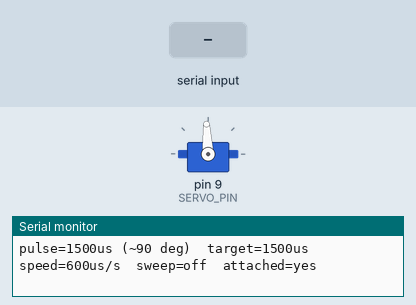
Recording of a sketch running on a simulated Arduino Uno, built with avr-gcc and run on an emulated ATmega328P. On the bench: servo, the last lines printed to the serial monitor. Inputs (shaded band) come from the test bench.

Above: at 1.2 s.
1.3 s: "u90\n" received over Serial
At 3.5 s:
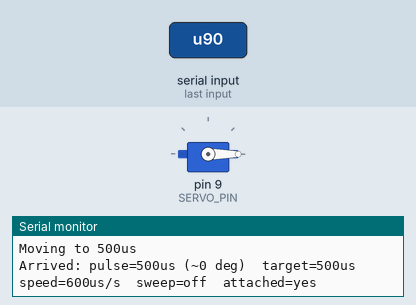
4.3 s: "s90\n" received over Serial
At 5.05 s:
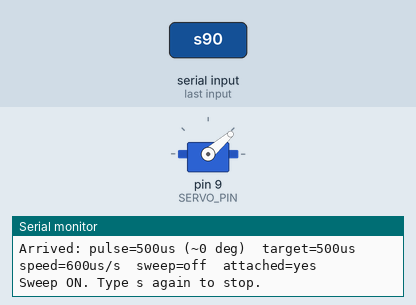
7.3 s: "a90\n" received over Serial
At 7.47 s:
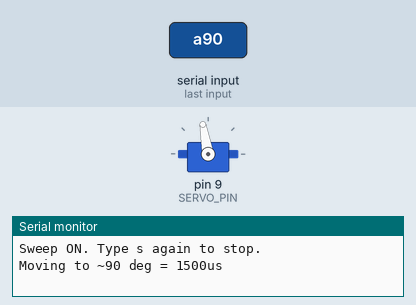
Timing chart, 0 to 10.3 s (numbered marks = the images above; inputs shaded):
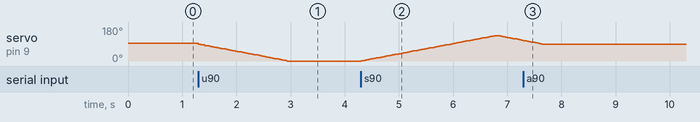

The sketch:

servo_sweep.ino
```cpp
/*
  servo_sweep.ino  —  Gesture Bloom, Phase 1
  ------------------------------------------------------------------
  What it is:   An interactive servo test bench, driven by commands
                you type into the Serial Monitor.
  Why it exists: Before a flower is attached, we need three facts about
                YOUR servo: that it's a 180° (positional) model, the
                pulse range where it moves freely without buzzing
                against its end stops, and that the power wiring holds
                up while it moves.
  How it fits:  It reuses both patterns from phase 0 (millis() timing,
                reading typed lines) and adds the third building block
                of the real firmware: moving at a limited speed toward
                a target, instead of jumping there at full speed.

  Commands (type, then press Enter; line ending = "New Line"):
    a90     go to 90 degrees (0–180, mapped onto PULSE_MIN..PULSE_MAX)
    u1500   go to a raw pulse width in microseconds (500–2500)
    s       start/stop a slow sweep between sweepLowUs and sweepHighUs
    v600    set the speed limit in µs per second (100–3000); higher = harsher
            starts = bigger current spikes (used in the power experiment)
    d       detach: stop sending pulses, the servo goes limp and quiet
    ?       print the current status
  ------------------------------------------------------------------
*/

#include <Servo.h>   // built into the Arduino IDE, nothing to install

// ---------- Settings ----------------------------------------------

const uint8_t SERVO_PIN = 9;          // orange servo wire goes to D9
const unsigned long BAUD_RATE = 115200;

// A hobby servo reads the WIDTH of a pulse sent every 20 ms:
// ~1500 µs = centre, shorter = one way, longer = the other way.
// 500–2500 µs is the widest range an MG996R might accept. Your servo
// may hit its internal end stop before these limits: that's what
// this phase finds out. Never command beyond these two numbers.
const int PULSE_MIN = 500;
const int PULSE_MAX = 2500;
const int PULSE_CENTER = 1500;

// The sweep starts deliberately narrow (roughly 45°–135°). Widen it
// only after checking the ends by hand with the u command.
int sweepLowUs = 1000;
int sweepHighUs = 2000;

// Speed limit: how many microseconds of pulse width the servo may
// change per second. 600 µs/s is about 54°/s, slow and easy to watch.
// The real firmware keeps a limit like this so the flower can't be yanked.
// It's a variable (not const) so the v command can change it while running.
const int SPEED_DEFAULT = 600;
const int SPEED_MIN = 100;
const int SPEED_MAX = 3000;
int speedUsPerSec = SPEED_DEFAULT;

// How often we nudge the servo toward its target. 20 ms matches the
// servo's own pulse rate, so every pulse carries a fresh position.
const unsigned long STEP_INTERVAL_MS = 20;


// ---------- State --------------------------------------------------

Servo servo;                      // the library object that makes the pulses
bool attached = false;            // are we currently sending pulses?
int currentUs = PULSE_CENTER;     // pulse width being sent right now
int targetUs = PULSE_CENTER;      // where we're heading
bool sweeping = false;            // is the slow sweep running?
unsigned long lastStepAt = 0;     // millis() of the last nudge

char lineBuffer[32];              // same line reader as phase 0
uint8_t lineLength = 0;

// ---------- Small helpers ------------------------------------------

// Keep any requested pulse inside the safe window.
int clampPulse(long us) {
  if (us < PULSE_MIN) return PULSE_MIN;
  if (us > PULSE_MAX) return PULSE_MAX;
  return (int)us;
}

// Degrees (0–180) → pulse width, using the same window.
int degreesToPulse(long deg) {
  if (deg < 0) deg = 0;
  if (deg > 180) deg = 180;
  return (int)map(deg, 0, 180, PULSE_MIN, PULSE_MAX);
}

// Pulse width → approximate degrees, just for printing.
int pulseToDegrees(int us) {
  return (int)map(us, PULSE_MIN, PULSE_MAX, 0, 180);
}

// Start sending pulses again after a 'd'. We write the current position
// BEFORE attaching, so the servo doesn't jump to the library's default
// (centre) for a moment.
void ensureAttached() {
  if (!attached) {
    servo.writeMicroseconds(currentUs);
    servo.attach(SERVO_PIN, PULSE_MIN, PULSE_MAX);
    attached = true;
    Serial.println(F("Attached (sending pulses)."));
  }
}

void printStatus() {
  Serial.print(F("pulse="));
  Serial.print(currentUs);
  Serial.print(F("us (~"));
  Serial.print(pulseToDegrees(currentUs));
  Serial.print(F(" deg)  target="));
  Serial.print(targetUs);
  Serial.print(F("us  speed="));
  Serial.print(speedUsPerSec);
  Serial.print(F("us/s  sweep="));
  Serial.print(sweeping ? F("on") : F("off"));
  Serial.print(F("  attached="));
  Serial.println(attached ? F("yes") : F("no"));
}

// ---------- Reading a number safely --------------------------------

// Turns the text after the command letter into a number.
// Returns false if it isn't a clean whole number (e.g. "a9x" or "a").
bool parseNumber(const char *text, long &out) {
  if (*text == '\0') return false;          // nothing after the letter
  char *end;
  out = strtol(text, &end, 10);             // base-10 conversion
  return *end == '\0';                      // must have used every character
}

// ---------- Commands -----------------------------------------------

void handleLine(const char *line) {
  char command = line[0];
  long value = 0;

  if (command == 'a') {
    if (!parseNumber(line + 1, value)) {
      Serial.println(F("ERR: use a0 to a180, e.g. a90"));
      return;
    }
    sweeping = false;
    ensureAttached();
    targetUs = degreesToPulse(value);
    Serial.print(F("Moving to ~"));
    Serial.print(value);
    Serial.print(F(" deg = "));
    Serial.print(targetUs);
    Serial.println(F("us"));

  } else if (command == 'u') {
    if (!parseNumber(line + 1, value)) {
      Serial.println(F("ERR: use u500 to u2500, e.g. u1500"));
      return;
    }
    sweeping = false;
    ensureAttached();
    targetUs = clampPulse(value);
    if (targetUs != value) {
      Serial.println(F("(clamped to the 500-2500 safe window)"));
    }
    Serial.print(F("Moving to "));
    Serial.print(targetUs);
    Serial.println(F("us"));

  } else if (command == 's') {
    sweeping = !sweeping;
    if (sweeping) {
      ensureAttached();
      targetUs = sweepHighUs;
      Serial.println(F("Sweep ON. Type s again to stop."));
    } else {
      targetUs = currentUs;                 // stop where we are
      Serial.println(F("Sweep OFF."));
    }

  } else if (command == 'v') {
    if (!parseNumber(line + 1, value) || value < SPEED_MIN || value > SPEED_MAX) {
      Serial.println(F("ERR: use v100 to v3000, e.g. v600"));
      return;
    }
    speedUsPerSec = (int)value;
    Serial.print(F("Speed limit now "));
    Serial.print(speedUsPerSec);
    Serial.println(F(" us/s"));

  } else if (command == 'd') {
    sweeping = false;
    servo.detach();                         // stops the pulses
    attached = false;
    Serial.println(F("Detached: servo is limp and silent."));

  } else if (command == '?') {
    printStatus();

  } else if (command != '\0') {             // ignore empty lines
    Serial.print(F("ERR: unknown command '"));
    Serial.print(line);
    Serial.println(F("'. Try a90, u1500, s, v600, d or ?"));
  }
}

// ---------- Line reader (from phase 0) -----------------------------

void readSerialLines() {
  while (Serial.available() > 0) {
    char c = Serial.read();
    if (c == '\r') continue;
    if (c == '\n') {
      lineBuffer[lineLength] = '\0';
      handleLine(lineBuffer);
      lineLength = 0;
    } else if (lineLength < sizeof(lineBuffer) - 1) {
      lineBuffer[lineLength] = c;
      lineLength++;
    }
  }
}

// ---------- Speed-limited movement ---------------------------------

// Every STEP_INTERVAL_MS, move currentUs a limited step toward targetUs.
void updateServo() {
  unsigned long now = millis();
  if (now - lastStepAt < STEP_INTERVAL_MS) return;   // not time yet
  lastStepAt = now;

  if (!attached) return;

  // How far one nudge may go, e.g. 600 µs/s * 0.02 s = 12 µs per step.
  int stepUs = (int)((long)speedUsPerSec * STEP_INTERVAL_MS / 1000);

  if (currentUs != targetUs) {
    int difference = targetUs - currentUs;
    if (difference > stepUs) difference = stepUs;        // cap each nudge
    if (difference < -stepUs) difference = -stepUs;
    currentUs += difference;
    servo.writeMicroseconds(currentUs);

    if (currentUs == targetUs && !sweeping) {
      Serial.print(F("Arrived: "));
      printStatus();
    }
  } else if (sweeping) {
    // Reached one end of the sweep: turn around.
    targetUs = (targetUs == sweepHighUs) ? sweepLowUs : sweepHighUs;
  }
}

// ---------- Setup and loop -----------------------------------------

void setup() {
  Serial.begin(BAUD_RATE);
  Serial.println(F("READY"));
  Serial.println(F("Servo bench. Commands: a90, u1500, s, v600, d, ?"));

  // Start at the centre. With no horn load this is always safe.
  servo.writeMicroseconds(PULSE_CENTER);
  servo.attach(SERVO_PIN, PULSE_MIN, PULSE_MAX);
  attached = true;
  printStatus();
}

void loop() {
  readSerialLines();
  updateServo();
}
```

Measured:
- after the input at 1.3 s, servo on pin 9 (SERVO_PIN): moves from 93° to 0° over 1.6 s, starting at once
- after the input at 4.3 s, servo on pin 9 (SERVO_PIN): rises from 0° to 135° in 2.5 s, then falls to 110° in 0.48 s
- after the input at 7.3 s, servo on pin 9 (SERVO_PIN): goes on until 7.6 s, then stays 90°
